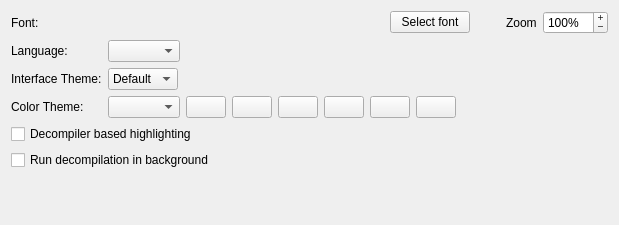
<?xml version="1.0" encoding="UTF-8"?>
<ui version="4.0">
 <class>AppearanceOptionsWidget</class>
 <widget class="QWidget" name="AppearanceOptionsWidget">
  <property name="geometry">
   <rect>
    <x>0</x>
    <y>0</y>
    <width>619</width>
    <height>225</height>
   </rect>
  </property>
  <property name="windowTitle">
   <string>Appearance</string>
  </property>
  <layout class="QVBoxLayout" name="verticalLayout">
   <item>
    <layout class="QFormLayout" name="formLayout">
     <property name="labelAlignment">
      <set>Qt::AlignLeading|Qt::AlignLeft|Qt::AlignVCenter</set>
     </property>
     <property name="formAlignment">
      <set>Qt::AlignCenter</set>
     </property>
     <item row="0" column="0">
      <widget class="QLabel" name="fontLabel">
       <property name="text">
        <string>Font:</string>
       </property>
      </widget>
     </item>
     <item row="0" column="1">
      <layout class="QHBoxLayout" name="fontSelectionLayout">
       <item>
        <widget class="QLabel" name="fontSelectionLabel">
         <property name="sizePolicy">
          <sizepolicy hsizetype="Preferred" vsizetype="Preferred">
           <horstretch>1</horstretch>
           <verstretch>0</verstretch>
          </sizepolicy>
         </property>
         <property name="text">
          <string notr="true"/>
         </property>
        </widget>
       </item>
       <item>
        <widget class="QPushButton" name="fontSelectionButton">
         <property name="sizePolicy">
          <sizepolicy hsizetype="Minimum" vsizetype="Fixed">
           <horstretch>0</horstretch>
           <verstretch>0</verstretch>
          </sizepolicy>
         </property>
         <property name="text">
          <string>Select font</string>
         </property>
        </widget>
       </item>
       <item>
        <spacer name="horizontalSpacer_2">
         <property name="orientation">
          <enum>Qt::Horizontal</enum>
         </property>
         <property name="sizeHint" stdset="0">
          <size>
           <width>30</width>
           <height>20</height>
          </size>
         </property>
        </spacer>
       </item>
       <item>
        <widget class="QLabel" name="label">
         <property name="text">
          <string>Zoom</string>
         </property>
        </widget>
       </item>
       <item>
        <widget class="QSpinBox" name="fontZoomBox">
         <property name="wrapping">
          <bool>false</bool>
         </property>
         <property name="frame">
          <bool>true</bool>
         </property>
         <property name="buttonSymbols">
          <enum>QAbstractSpinBox::PlusMinus</enum>
         </property>
         <property name="showGroupSeparator" stdset="0">
          <bool>false</bool>
         </property>
         <property name="suffix">
          <string>%</string>
         </property>
         <property name="minimum">
          <number>10</number>
         </property>
         <property name="maximum">
          <number>3000</number>
         </property>
         <property name="singleStep">
          <number>10</number>
         </property>
         <property name="value">
          <number>100</number>
         </property>
        </widget>
       </item>
      </layout>
     </item>
     <item row="1" column="0">
      <widget class="QLabel" name="languageLabel">
       <property name="text">
        <string>Language:</string>
       </property>
      </widget>
     </item>
     <item row="1" column="1">
      <widget class="QComboBox" name="languageComboBox">
       <property name="sizePolicy">
        <sizepolicy hsizetype="Maximum" vsizetype="Fixed">
         <horstretch>0</horstretch>
         <verstretch>0</verstretch>
        </sizepolicy>
       </property>
      </widget>
     </item>
     <item row="2" column="0">
      <widget class="QLabel" name="themeLabel">
       <property name="text">
        <string>Interface Theme:</string>
       </property>
      </widget>
     </item>
     <item row="2" column="1">
      <widget class="QComboBox" name="themeComboBox">
       <property name="sizePolicy">
        <sizepolicy hsizetype="Maximum" vsizetype="Fixed">
         <horstretch>0</horstretch>
         <verstretch>0</verstretch>
        </sizepolicy>
       </property>
       <item>
        <property name="text">
         <string>Default</string>
        </property>
       </item>
       <item>
        <property name="text">
         <string>Dark</string>
        </property>
       </item>
      </widget>
     </item>
     <item row="3" column="0">
      <widget class="QLabel" name="colorLabel">
       <property name="text">
        <string>Color Theme:</string>
       </property>
      </widget>
     </item>
     <item row="3" column="1">
      <layout class="QHBoxLayout" name="horizontalLayout_3">
       <item>
        <widget class="ColorThemeComboBox" name="colorComboBox">
         <property name="sizePolicy">
          <sizepolicy hsizetype="Maximum" vsizetype="Fixed">
           <horstretch>0</horstretch>
           <verstretch>0</verstretch>
          </sizepolicy>
         </property>
        </widget>
       </item>
       <item>
        <widget class="QPushButton" name="editButton">
         <property name="toolTip">
          <string>Edit Theme</string>
         </property>
         <property name="text">
          <string/>
         </property>
         <property name="icon">
          <iconset resource="../../resources.qrc">
           <normaloff>:/img/icons/pencil_thin.svg</normaloff>:/img/icons/pencil_thin.svg</iconset>
         </property>
        </widget>
       </item>
       <item>
        <widget class="QPushButton" name="renameButton">
         <property name="toolTip">
          <string>Rename</string>
         </property>
         <property name="text">
          <string/>
         </property>
         <property name="icon">
          <iconset resource="../../resources.qrc">
           <normaloff>:/img/icons/rename.svg</normaloff>:/img/icons/rename.svg</iconset>
         </property>
        </widget>
       </item>
       <item>
        <widget class="QPushButton" name="copyButton">
         <property name="sizePolicy">
          <sizepolicy hsizetype="Maximum" vsizetype="Fixed">
           <horstretch>0</horstretch>
           <verstretch>0</verstretch>
          </sizepolicy>
         </property>
         <property name="toolTip">
          <string>Copy</string>
         </property>
         <property name="text">
          <string/>
         </property>
         <property name="icon">
          <iconset resource="../../resources.qrc">
           <normaloff>:/img/icons/copy.svg</normaloff>:/img/icons/copy.svg</iconset>
         </property>
        </widget>
       </item>
       <item>
        <widget class="QPushButton" name="deleteButton">
         <property name="toolTip">
          <string>Delete</string>
         </property>
         <property name="text">
          <string/>
         </property>
         <property name="icon">
          <iconset resource="../../resources.qrc">
           <normaloff>:/img/icons/trash_bin.svg</normaloff>:/img/icons/trash_bin.svg</iconset>
         </property>
        </widget>
       </item>
       <item>
        <widget class="QPushButton" name="exportButton">
         <property name="toolTip">
          <string>Export</string>
         </property>
         <property name="text">
          <string/>
         </property>
         <property name="icon">
          <iconset resource="../../resources.qrc">
           <normaloff>:/img/icons/upload_black.svg</normaloff>:/img/icons/upload_black.svg</iconset>
         </property>
        </widget>
       </item>
       <item>
        <widget class="QPushButton" name="importButton">
         <property name="toolTip">
          <string>Import</string>
         </property>
         <property name="text">
          <string/>
         </property>
         <property name="icon">
          <iconset resource="../../resources.qrc">
           <normaloff>:/img/icons/download_black.svg</normaloff>:/img/icons/download_black.svg</iconset>
         </property>
        </widget>
       </item>
       <item>
        <layout class="QVBoxLayout" name="verticalLayout_3"/>
       </item>
       <item>
        <spacer name="horizontalSpacer">
         <property name="orientation">
          <enum>Qt::Horizontal</enum>
         </property>
         <property name="sizeHint" stdset="0">
          <size>
           <width>40</width>
           <height>20</height>
          </size>
         </property>
        </spacer>
       </item>
      </layout>
     </item>
    </layout>
   </item>
    <item>
     <widget class="QCheckBox" name="useDecompilerHighlighter">
      <property name="toolTip">
       <string>Use information provided by decompiler when highlighting code.</string>
      </property>
      <property name="text">
       <string>Decompiler based highlighting</string>
      </property>
     </widget>
    </item>
    <item>
     <widget class="QCheckBox" name="decompilerRunInBackground">
      <property name="toolTip">
       <string>Run decompilation tasks in the background (asynchronous). When disabled, runs in foreground (synchronous).</string>
      </property>
      <property name="text">
       <string>Run decompilation in background</string>
      </property>
     </widget>
    </item>
   <item>
    <spacer name="verticalSpacer">
     <property name="orientation">
      <enum>Qt::Vertical</enum>
     </property>
     <property name="sizeHint" stdset="0">
      <size>
       <width>20</width>
       <height>40</height>
      </size>
     </property>
    </spacer>
   </item>
  </layout>
  <action name="actionSaveAsDefault">
   <property name="text">
    <string>Save as Default</string>
   </property>
  </action>
 </widget>
 <customwidgets>
  <customwidget>
   <class>ColorThemeComboBox</class>
   <extends>QComboBox</extends>
   <header>widgets/ColorThemeComboBox.h</header>
  </customwidget>
 </customwidgets>
 <resources>
  <include location="../../resources.qrc"/>
 </resources>
 <connections/>
</ui>
